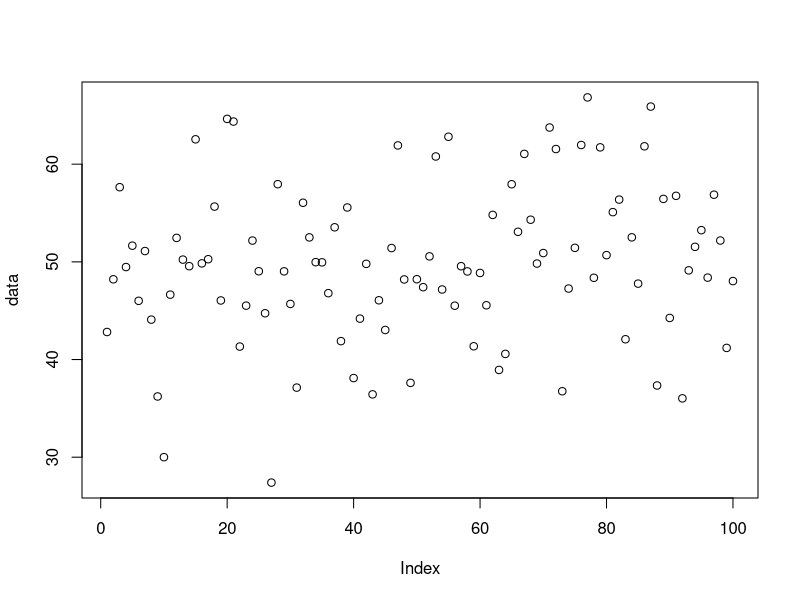
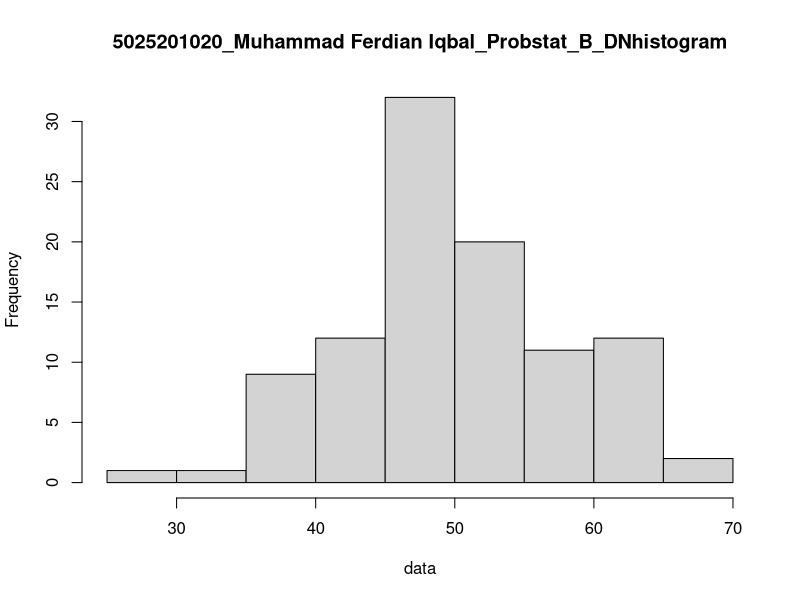

Write the R code that produced these figures, in order.
n = 100
mean = 50
sd = 8

# A
data = rnorm(n, mean, sd)
zscore = (data - mean)/sd
plot(data)

print(paste("ZScore = ", zscore), quote=FALSE)

# B
hist(data, main = "5025201020_Muhammad Ferdian Iqbal_Probstat_B_DNhistogram")

# C
print(paste("Varian = ", var(data)), quote = FALSE)